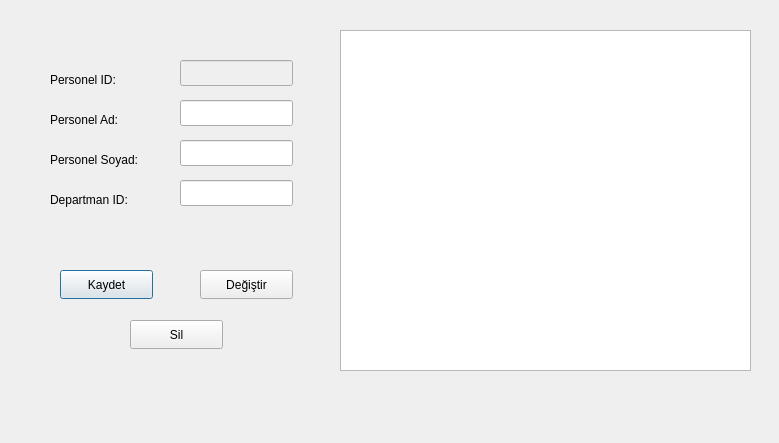
<?xml version="1.0" encoding="UTF-8"?>
<ui version="4.0">
 <class>personel</class>
 <widget class="QDialog" name="personel">
  <property name="geometry">
   <rect>
    <x>0</x>
    <y>0</y>
    <width>779</width>
    <height>443</height>
   </rect>
  </property>
  <property name="windowTitle">
   <string>Dialog</string>
  </property>
  <widget class="QLabel" name="label">
   <property name="geometry">
    <rect>
     <x>50</x>
     <y>70</y>
     <width>101</width>
     <height>20</height>
    </rect>
   </property>
   <property name="text">
    <string>Personel ID:</string>
   </property>
  </widget>
  <widget class="QLabel" name="label_2">
   <property name="geometry">
    <rect>
     <x>50</x>
     <y>110</y>
     <width>101</width>
     <height>20</height>
    </rect>
   </property>
   <property name="text">
    <string>Personel Ad:</string>
   </property>
  </widget>
  <widget class="QLabel" name="label_3">
   <property name="geometry">
    <rect>
     <x>50</x>
     <y>150</y>
     <width>111</width>
     <height>20</height>
    </rect>
   </property>
   <property name="text">
    <string>Personel Soyad:</string>
   </property>
  </widget>
  <widget class="QLabel" name="label_4">
   <property name="geometry">
    <rect>
     <x>50</x>
     <y>190</y>
     <width>101</width>
     <height>20</height>
    </rect>
   </property>
   <property name="text">
    <string>Departman ID:</string>
   </property>
  </widget>
  <widget class="QLineEdit" name="lineEdit_personid">
   <property name="enabled">
    <bool>false</bool>
   </property>
   <property name="geometry">
    <rect>
     <x>180</x>
     <y>60</y>
     <width>113</width>
     <height>26</height>
    </rect>
   </property>
  </widget>
  <widget class="QLineEdit" name="lineEdit_personad">
   <property name="geometry">
    <rect>
     <x>180</x>
     <y>100</y>
     <width>113</width>
     <height>26</height>
    </rect>
   </property>
  </widget>
  <widget class="QLineEdit" name="lineEdit_personsoyad">
   <property name="geometry">
    <rect>
     <x>180</x>
     <y>140</y>
     <width>113</width>
     <height>26</height>
    </rect>
   </property>
  </widget>
  <widget class="QLineEdit" name="lineEdit_departid">
   <property name="geometry">
    <rect>
     <x>180</x>
     <y>180</y>
     <width>113</width>
     <height>26</height>
    </rect>
   </property>
  </widget>
  <widget class="QPushButton" name="pushButton_kaydet">
   <property name="geometry">
    <rect>
     <x>60</x>
     <y>270</y>
     <width>93</width>
     <height>29</height>
    </rect>
   </property>
   <property name="text">
    <string>Kaydet</string>
   </property>
  </widget>
  <widget class="QPushButton" name="pushButton_degistir">
   <property name="geometry">
    <rect>
     <x>200</x>
     <y>270</y>
     <width>93</width>
     <height>29</height>
    </rect>
   </property>
   <property name="text">
    <string>Değiştir</string>
   </property>
  </widget>
  <widget class="QPushButton" name="pushButton_sil">
   <property name="geometry">
    <rect>
     <x>130</x>
     <y>320</y>
     <width>93</width>
     <height>29</height>
    </rect>
   </property>
   <property name="text">
    <string>Sil</string>
   </property>
  </widget>
  <widget class="QTableView" name="tableView">
   <property name="geometry">
    <rect>
     <x>340</x>
     <y>30</y>
     <width>411</width>
     <height>341</height>
    </rect>
   </property>
  </widget>
 </widget>
 <resources/>
 <connections/>
</ui>
